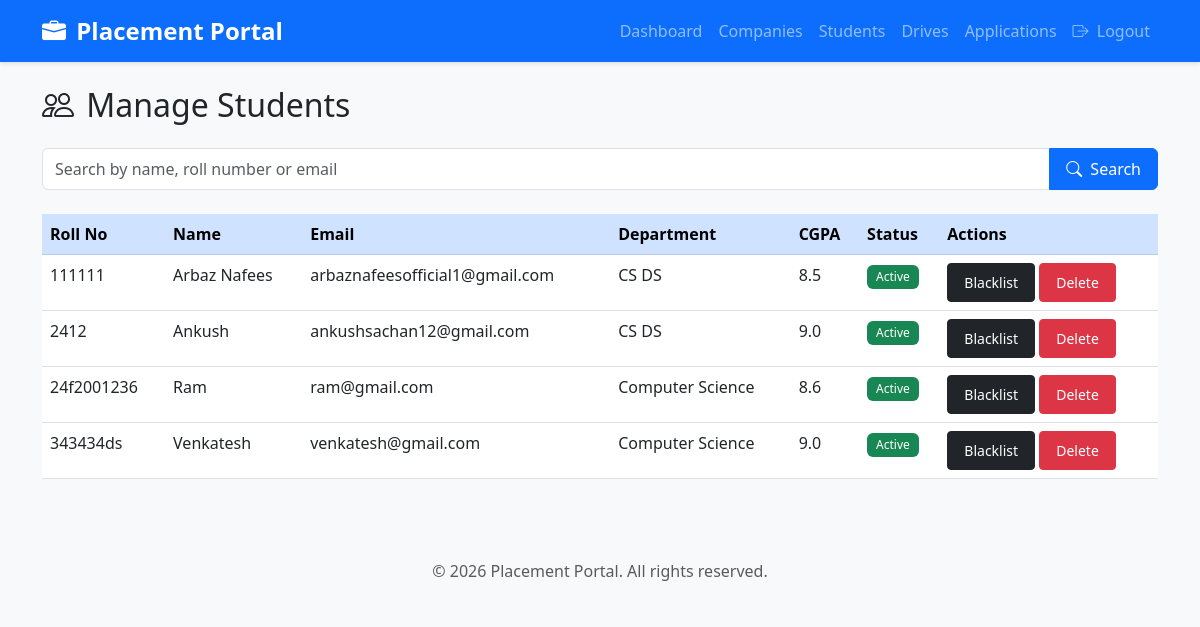
The app's page /admin/students (signed in) with its own data.
### models.py (models this page shows, shortened)
class Student(UserMixin, db.Model):
    __tablename__ = 'student'
    id = db.Column(db.Integer, primary_key=True)
    roll_number = db.Column(db.String(20), unique=True, nullable=False)
    name = db.Column(db.String(100), nullable=False)
    email = db.Column(db.String(120), unique=True, nullable=False)
    password_hash = db.Column(db.String(200), nullable=False)
    phone = db.Column(db.String(15), nullable=False)
    department = db.Column(db.String(100), nullable=False)
    cgpa = db.Column(db.Float, nullable=False)
    graduation_year = db.Column(db.Integer, nullable=False)
    resume_path = db.Column(db.String(200))  # Path to uploaded resume
    skills = db.Column(db.Text)  # Comma-separated skills
    is_blacklisted = db.Column(db.Boolean, default=False)
    created_at = db.Column(db.DateTime, default=datetime.utcnow)
    applications = db.relationship('Application', backref='student', lazy=True, cascade='all, delete-orphan')

### app.py (the view)
@app.route('/admin/students')
@login_required
def admin_students():
    if not isinstance(current_user, Admin):
        flash('Unauthorized access!', 'danger')
        return redirect(url_for('index'))
    search_query = request.args.get('search', '')
    if search_query:
        students = Student.query.filter(
            (Student.name.contains(search_query)) |
            (Student.roll_number.contains(search_query)) |
            (Student.email.contains(search_query))
        ).all()
    else:
        students = Student.query.all()
    return render_template('admin/students.html', students=students, search_query=search_query)

### app.py (called while the page is built)
@login_manager.user_loader
def load_user(user_id):
    if user_id.startswith('admin_'):
        return Admin.query.get(int(user_id.split('_')[1]))
    elif user_id.startswith('company_'):
        return Company.query.get(int(user_id.split('_')[1]))
    elif user_id.startswith('student_'):
        return Student.query.get(int(user_id.split('_')[1]))
    return None

### templates/admin/students.html (shortened to what this page needs)
{% extends "base.html" %}
{% block content %}
<h2 class="mb-4"><i class="bi bi-people"></i> Manage Students</h2>
<form method="GET" class="mb-4">
    <div class="input-group">
        <input type="text" class="form-control" name="search" placeholder="Search by name, roll number or email" value="{{ search_query }}">
        <button class="btn btn-primary" type="submit"><i class="bi bi-search"></i> Search</button>
    </div>
</form>
<div class="table-responsive">
    <table class="table table-hover">
        <thead class="table-primary">
            <tr>
                <th>Roll No</th>
                <th>Name</th>
                <th>Email</th>
                <th>Department</th>
                <th>CGPA</th>
                <th>Status</th>
                <th>Actions</th>
            </tr>
        </thead>
        <tbody>
            {% for student in students %}
            <tr class="{% if student.is_blacklisted %}table-danger{% endif %}">
                <td>{{ student.roll_number }}</td>
                <td>{{ student.name }}</td>
                <td>{{ student.email }}</td>
                <td>{{ student.department }}</td>
                <td>{{ student.cgpa }}</td>
                <td>
                    {% if student.is_blacklisted %}
                        <span class="badge bg-danger">Blacklisted</span>
                    {% else %}
                        <span class="badge bg-success">Active</span>
                    {% endif %}
                </td>
                <td>
                    <a href="{{ url_for('admin_blacklist_student', student_id=student.id) }}" class="btn btn-sm btn-{% if student.is_blacklisted %}info{% else %}dark{% endif %}">
                        {% if student.is_blacklisted %}Unblacklist{% else %}Blacklist{% endif %}
                    </a>
                    <a href="{{ url_for('admin_delete_student', student_id=student.id) }}" class="btn btn-sm btn-danger" onclick="return confirm('Are you sure?')">Delete</a>
                </td>
            </tr>
            {% endfor %}
        </tbody>
    </table>
</div>
{% endblock %}

### static/css/style.css (style rules this page uses)
body { font-family: 'Segoe UI', Tahoma, Geneva, Verdana, sans-serif; background-color: #f8f9fa; }
.badge { padding: 0.5em 0.75em; font-weight: 500; }
thead { position: sticky; top: 0; z-index: 10; }
.btn { padding: 0.5rem 1rem; font-weight: 500; transition: all 0.3s ease; }
.bi { margin-right: 0.25rem; }
.table-hover tbody tr { cursor: pointer; }

### records on screen
Student: roll_number "111111", name "Arbaz Nafees", email "arbaznafeesofficial1@gmail.com", department "CS DS", cgpa "8.5", is_blacklisted "Active"
Student: roll_number "2412", name "Ankush", email "ankushsachan12@gmail.com", department "CS DS", cgpa "9.0", is_blacklisted "Active"
Student: roll_number "24f2001236", name "Ram", email "ram@gmail.com", department "Computer Science", cgpa "8.6", is_blacklisted "Active"
Student: roll_number "343434ds", name "Venkatesh", email "venkatesh@gmail.com", department "Computer Science", cgpa "9.0", is_blacklisted "Active"
